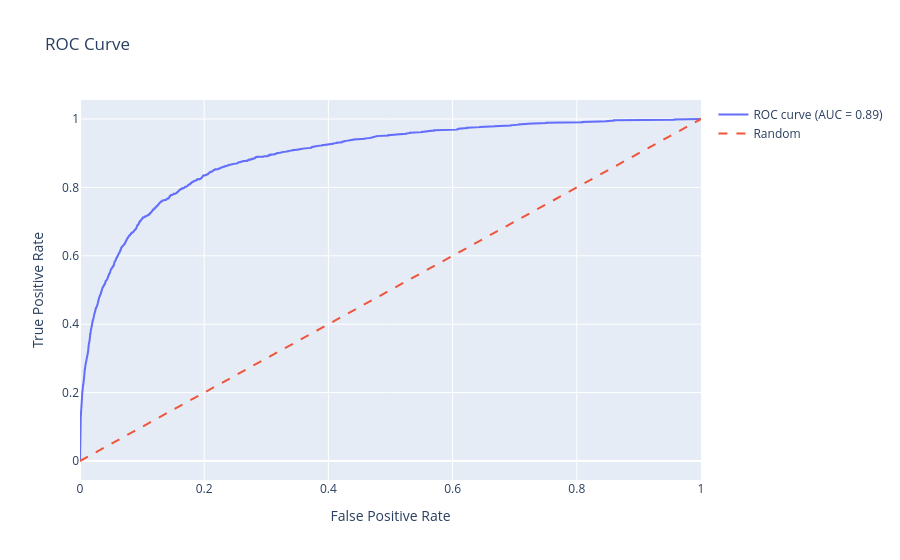

The notebook cell saved with this chart:
### Code cell
lr_visualizer.plot_roc_curve()

### Figure 1 — Plotly figure (JSON) as saved in the notebook; plotly's stock layout.template omitted (floating-point values rounded to 4 significant figures; data arrays with more than 128 entries replaced by an {"elided": "..."} marker saying what was removed)
{"data": [{"mode": "lines", "name": "ROC curve (AUC = 0.89)", "x": {"elided": "2305 float values"}, "y": {"elided": "2305 float values"}, "type": "scatter"}, {"line": {"dash": "dash"}, "mode": "lines", "name": "Random", "x": [0, 1], "y": [0, 1], "type": "scatter"}], "layout": {"title": {"text": "ROC Curve"}, "xaxis": {"title": {"text": "False Positive Rate"}}, "yaxis": {"title": {"text": "True Positive Rate"}}, "showlegend": true}}
